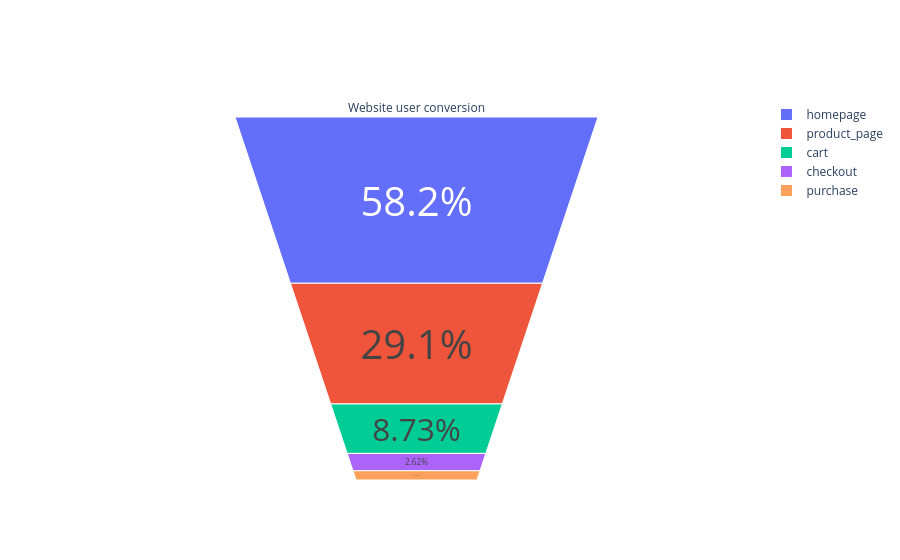

Notebook source saved alongside this figure:
### Markdown cell above
The largest loss occurs early in the funnel between homepage and product page, suggesting opportunities to improve product discovery or landing page engagement.

### Code cell
from plotly import graph_objects as go

fig = go.Figure(
    go.Funnelarea(
        labels=conversion['stage'],
        values=conversion['user_id'],
        textfont_size=40,
        title='Website user conversion'
    )
)

fig.show()

### Figure 1 — Plotly figure (JSON) as saved in the notebook; plotly's stock layout.template omitted (floating-point values rounded to 4 significant figures)
{"data": [{"labels": ["homepage", "product_page", "product_page", "cart", "cart", "checkout", "purchase", "checkout", "purchase"], "textfont": {"size": 40}, "title": {"text": "Website user conversion"}, "type": "funnelarea", "values": [10000, 2515, 2485, 1051, 449, 414, 211, 36, 14]}], "layout": {}}
